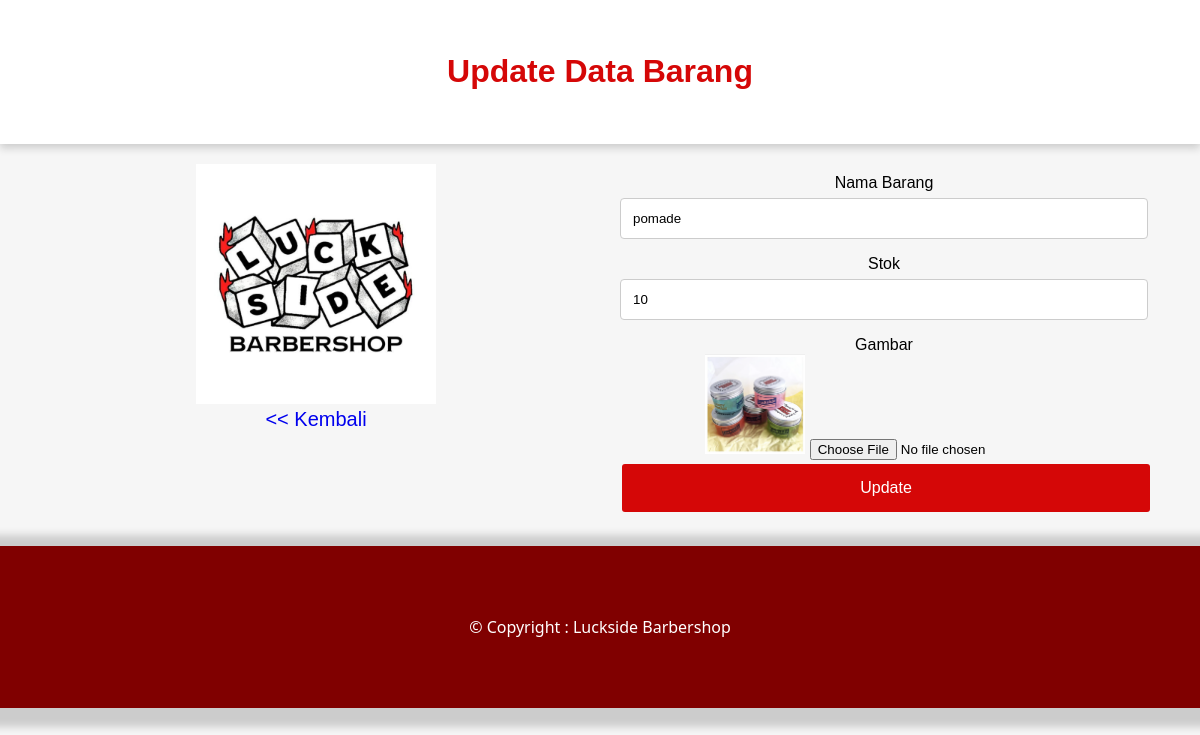
The page /uas/updateBarang.php?id=1 on the database its author committed.
### tables this page shows
CREATE TABLE `barang` (
  `id` int(11) NOT NULL,
  `nama` varchar(100) NOT NULL,
  `stok` varchar(100) NOT NULL,
  `gambar` varchar(100) NOT NULL
);

### uas/updateBarang.php (the view, shortened to what this page needs)
<?php
$conn=mysqli_connect("localhost","root","","dbcontact");
function query($query_kedua)
{
    global $conn;
    $result = mysqli_query($conn,$query_kedua);
    $rows = [];
    while ( $row = mysqli_fetch_assoc($result)){
        $rows[]=$row;
    }
    return $rows;
}
$id=$_GET["id"];
$mhs=query("SELECT * FROM barang WHERE id=$id")[0];
?>
<!DOCTYPE html>
<html lang="en">
<head>
    <link rel="stylesheet" href="uts.css">
</head>
<body>
    <header class="header">
        <h1 style="text-align: center; color:#d50707;">Update Data Barang</h1>
    </header>
    <main>
        <div class="flex-container">
            <div class="flex-item-left">
                <img src="bahan1.jpeg" style="width: 30vh">
                <br>
                <a href="barang.php" class="alamat" style="font-size: 20px;"><< Kembali</a>
            </div>
        <div class="flex-item-right">
            <form action="" method="post" enctype="multipart/form-data">
                <label for="Nama">Nama Barang</label>
                <input type="text" name="nama" id="nama" value="<?= $mhs["nama"]; ?>" >
                <label for="Nim">Stok</label>
                <input type="text" name="stok" id="stok" required value="<?= $mhs["stok"]; ?>">
                <label for="Gambar">Gambar</label><br>
                <img src="<?= $mhs["gambar"];?>" alt="" height="100" width="100">
                <input type="file" name="gambar" id="gambar" >
                <button type="submit" name="submit">Update</button>
            </form>
        </div>
    </main>
    <footer class="footer">
        <br><br><br>
        <p class="cr">&copy; Copyright : Luckside Barbershop</p>
        <br><br><br>
    </footer>
</body>
</html>

### uas/uts.css (style rules this page uses)
* { box-sizing: border-box; }
body { margin: 0; padding: 0; font-family: "Poppins", sans-serif; background-color: #f6f6f6; height: 100vh; }
header { background-color: white; padding: 2em 0; box-shadow: 0 4px 8px 0 rgba(22, 22, 22, 0.19); }
.footer { background-color: rgb(128, 0, 0); box-shadow: 0 4px 8px 15px rgba(22, 22, 22, 0.19); }
.cr { text-align: center; font-family:system-ui, -apple-system, BlinkMacSystemFont, 'Segoe UI', Roboto, Oxygen, Ubuntu, Cantarell, 'Open Sans', 'Helvetica Neue', sans-serif; color: white; }
.flex-container { display: flex; flex-wrap: wrap; text-align: center; margin: 10px 2em; }
.flex-item-left { padding: 10px; flex: 50%; }
.flex-item-right { padding: 10px; flex: 50%; }
.flex-item-right form { margin: 10px; }
.flex-item-right form input[type="text"], select, textarea { font-weight: 400; width: 100%; padding: 12px; border: 1px solid #ccc; border-radius: 4px; box-sizing: border-box; margin-top: 6px; margin-bottom: 16px; resize: vertical; }
.flex-item-right button { background-color: #d50707; border: none; color: white; padding: 15px 32px; text-align: center; text-decoration: none; display: inline-block; font-size: 16px; margin: 4px 2px; cursor: pointer; border-radius: 3px; width: 100%; }
.alamat { text-decoration: none; }

### rows shown on the page
barang: nama "pomade", stok "10", gambar (picture)
